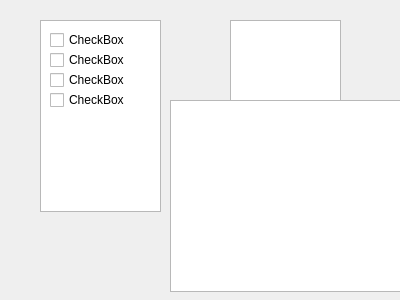
<?xml version="1.0" encoding="UTF-8"?>
<ui version="4.0">
 <class>Form</class>
 <widget class="QWidget" name="Form">
  <property name="geometry">
   <rect>
    <x>0</x>
    <y>0</y>
    <width>400</width>
    <height>300</height>
   </rect>
  </property>
  <property name="windowTitle">
   <string>Form</string>
  </property>
  <widget class="QListWidget" name="listWidget">
   <property name="geometry">
    <rect>
     <x>40</x>
     <y>20</y>
     <width>121</width>
     <height>192</height>
    </rect>
   </property>
  </widget>
  <widget class="QListWidget" name="listWidget_2">
   <property name="geometry">
    <rect>
     <x>230</x>
     <y>20</y>
     <width>111</width>
     <height>191</height>
    </rect>
   </property>
  </widget>
  <widget class="QCheckBox" name="checkBox">
   <property name="geometry">
    <rect>
     <x>50</x>
     <y>30</y>
     <width>79</width>
     <height>20</height>
    </rect>
   </property>
   <property name="text">
    <string>CheckBox</string>
   </property>
  </widget>
  <widget class="QCheckBox" name="checkBox_2">
   <property name="geometry">
    <rect>
     <x>50</x>
     <y>50</y>
     <width>79</width>
     <height>20</height>
    </rect>
   </property>
   <property name="text">
    <string>CheckBox</string>
   </property>
  </widget>
  <widget class="QCheckBox" name="checkBox_3">
   <property name="geometry">
    <rect>
     <x>50</x>
     <y>70</y>
     <width>79</width>
     <height>20</height>
    </rect>
   </property>
   <property name="text">
    <string>CheckBox</string>
   </property>
  </widget>
  <widget class="QCheckBox" name="checkBox_4">
   <property name="geometry">
    <rect>
     <x>50</x>
     <y>90</y>
     <width>79</width>
     <height>20</height>
    </rect>
   </property>
   <property name="text">
    <string>CheckBox</string>
   </property>
  </widget>
  <widget class="QTreeView" name="treeView">
   <property name="geometry">
    <rect>
     <x>170</x>
     <y>100</y>
     <width>256</width>
     <height>192</height>
    </rect>
   </property>
  </widget>
 </widget>
 <resources/>
 <connections/>
</ui>
